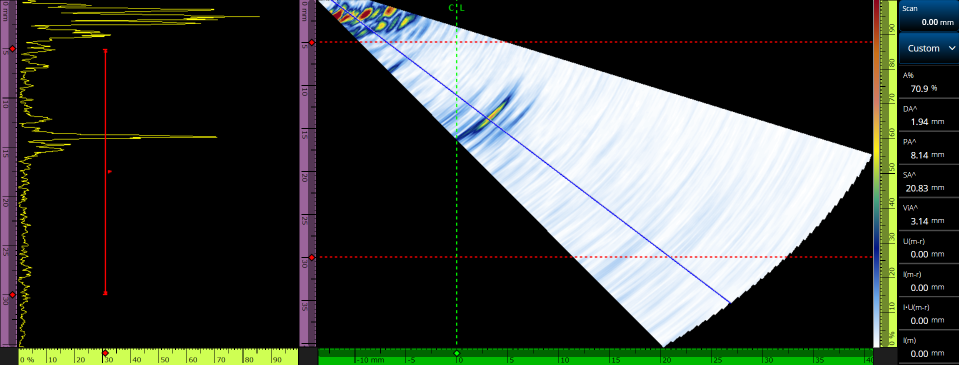
#> input picture dataset/raw_images/train/BI19-D3.png, 1918 x 730 px, found by its file name (shown at 1/2 size)
$ python preprocess.py
#> lines starting #> are read from the running program, lines starting #| are printed output that depends on the picture; after the words box and inside, x2 and y2 are one past the last pixel; in counts of white or black regions, pixels touching at a corner belong together
import cv2
import numpy as np
import os

src = cv2.imread(r"C:\Users\adity\FSW_Defect_Detection\dataset\internal_defects\raw_images\train\BI19-D3.png")
#> src is the input picture: shape (730, 1918, 3); mean B, G, R 62.3, 67.6, 62.1

if src is None:
    raise ValueError(f"Could not load image.")

height, width = src.shape[:2]
#> height = 730; width = 1918

src = src[
    0:src.shape[0]-34,
    0:src.shape[1]-170
]
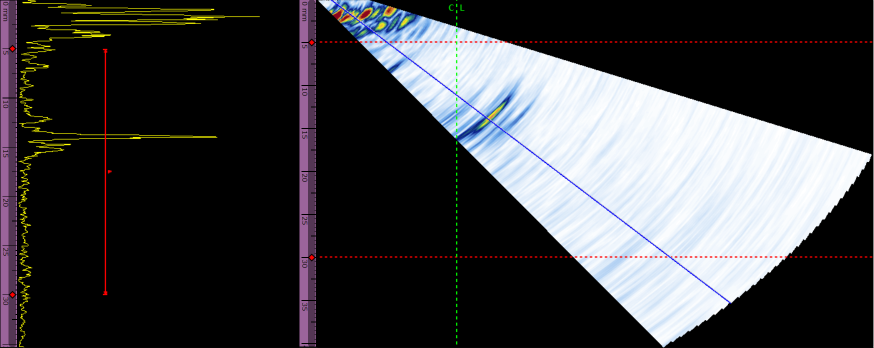
#> src: shape (696, 1748, 3) (shown at 1/2 size); mean B, G, R 66.7, 63.9, 63.7

gray = cv2.cvtColor(
    src,
    cv2.COLOR_BGR2GRAY
)
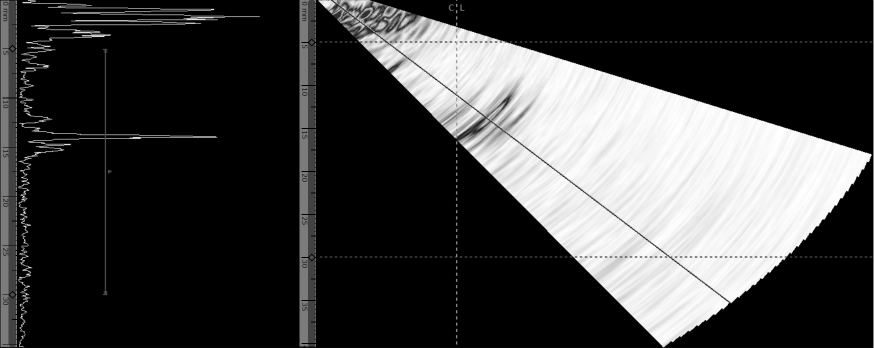
#> gray: shape (696, 1748) (shown at 1/2 size); min 0, max 255, mean 64.1

blurred = cv2.GaussianBlur(
    gray,
    (5, 5),
    1.5
)

clahe = cv2.createCLAHE(
    clipLimit=1.0,
    tileGridSize=(8, 8)
)

enhanced = clahe.apply(
    blurred
)
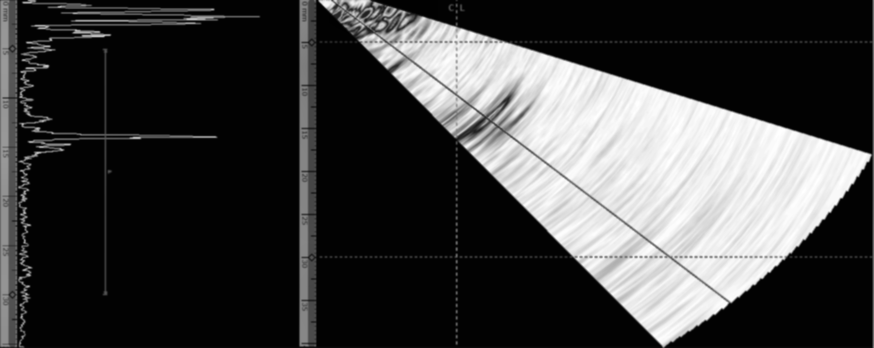
#> enhanced: shape (696, 1748) (shown at 1/2 size); min 1, max 255, mean 64.2

_, thresh = cv2.threshold(
    enhanced,
    0,
    255,
    cv2.THRESH_BINARY + cv2.THRESH_OTSU
)
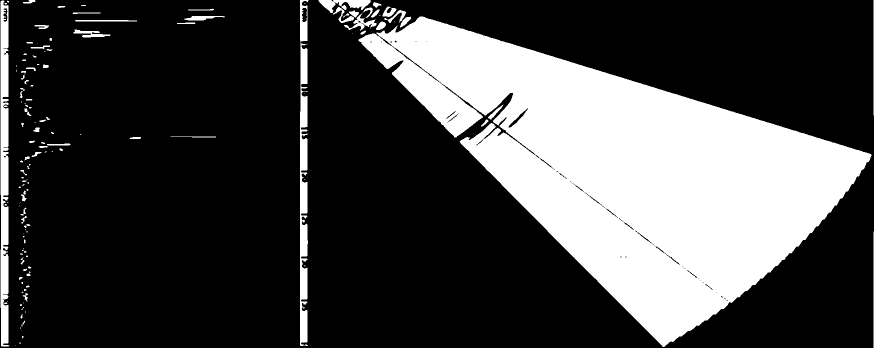
#> thresh: shape (696, 1748) (shown at 1/2 size); 26.4% white; 141 white regions (68 under 20 px)

contours, _ = cv2.findContours(
    thresh,
    cv2.RETR_EXTERNAL,
    cv2.CHAIN_APPROX_SIMPLE
)
#> contours = 141 contours, 92 with area under 20; largest, box (x1, y1, x2, y2) and area: (717, 33, 1743, 694) 292919, (1, 1, 19, 693) 9278, (600, 0, 617, 692) 7818, (637, 0, 742, 26) 1227, (688, 15, 753, 61) 662

if len(contours) == 0:
    raise RuntimeError(
        "No contours found"
    )

largest = max(
    contours,
    key=cv2.contourArea
)
#> largest = contour of 1355 points, box (x1, y1, x2, y2) (717, 33, 1743, 694), area 292919

hull = cv2.convexHull(
    largest
)
#> hull = contour of 36 points, box (x1, y1, x2, y2) (717, 33, 1743, 694), area 299364

area, triangle = cv2.minEnclosingTriangle(
    hull
)
#> area = 316983; triangle = [[1347.2, 716.2], [1788.7, 322], [591.8, -45.22]]

triangle = triangle.reshape(
    3,
    2
)

triangle = np.int32(
    triangle
)
#> triangle = [[1347, 716], [1788, 321], [591, -45]]

triangle = triangle[
    np.argsort(
        triangle[:, 1]
    )
]
#> triangle = [[591, -45], [1788, 321], [1347, 716]]

top = triangle[0]
#> top = [591, -45]

bottom = triangle[1:]
#> bottom = [[1788, 321], [1347, 716]]

bottom = bottom[
    np.argsort(
        bottom[:, 0]
    )
]
#> bottom = [[1347, 716], [1788, 321]]

V1 = tuple(top)         # Apex
#> V1 = (591, -45)
V2 = tuple(bottom[0])   # Bottom Left
#> V2 = (1347, 716)
V3 = tuple(bottom[1])   # Bottom Right
#> V3 = (1788, 321)

# We only calculate vertices once as all the images are of same composition, hence we need not compute them again and again for every image

def warp_to_paper_triangle(
    img,
    V1, V2, V3,
    output_width=469,
    output_height=252
):
    """
    V1 = (637, 0)      # Top left
    V2 = (1327, 692)     # Bottom Left
    V3 = (1743, 309)     # Bottom Right
    """
    src_pts = np.float32([V1, V2, V3])

    dst_pts = np.float32([
        [234, 1],
        [1, 251],
        [468, 251]
    ])

    M = cv2.getAffineTransform(
        src_pts,
        dst_pts
    )

    warped = cv2.warpAffine(
        img,
        M,
        (output_width, output_height),
        flags=cv2.INTER_CUBIC
    )

    # trianglular mask

    mask = np.zeros(
        (output_height, output_width),
        dtype=np.uint8
    )

    triangle = np.array([
        [234, 1],
        [1, 251],
        [468, 251]
    ], dtype=np.int32)

    cv2.fillPoly(
        mask,
        [triangle],
        255
    )

    warped_masked = cv2.bitwise_and(
        warped,
        warped,
        mask=mask
    )

    remove_triangle = np.array([
        [234, 1],    # top
        [198, 40],   # bottom left
        [271, 40]    # bottom right
    ], dtype=np.int32)

    remove_mask = np.zeros(
        (output_height, output_width),
        dtype=np.uint8
    )

    cv2.fillPoly(
        remove_mask,
        [remove_triangle],
        255
    )
    warped_masked[remove_mask == 255] = 0

    return warped_masked


def process_dataset(
    source_root,
    destination_root
):

#> called with source_root = 'dataset\\internal_defects\\raw_images', destination_root = 'dataset\\internal_defects\\images'
    valid_extensions = (".png", ".jpg", ".jpeg", ".bmp", ".tif", ".tiff")

    for root, dirs, files in os.walk(source_root):

        relative_path = os.path.relpath(
            root,
            source_root
        )

        save_dir = os.path.join(
            destination_root,
            relative_path
        )

        os.makedirs(
            save_dir,
            exist_ok=True
        )

        for file in files:

            if not file.lower().endswith(valid_extensions):
                continue

            img_path = os.path.join(
                root,
                file
            )

            img = cv2.imread(img_path)

            if img is None:
                print(f"Could not read: {img_path}")
                continue

            img = img[
                0:img.shape[0]-34,
                0:img.shape[1]-170
            ]

            warped = warp_to_paper_triangle(img, V1, V2, V3)

            save_path = os.path.join(
                save_dir,
                file
            )

            cv2.imwrite(
                save_path,
                warped
            )

            print(f"Saved: {save_path}")
#> pass 2 of the loop in process_dataset, `for root, dirs, files in os.walk(source_root):`:
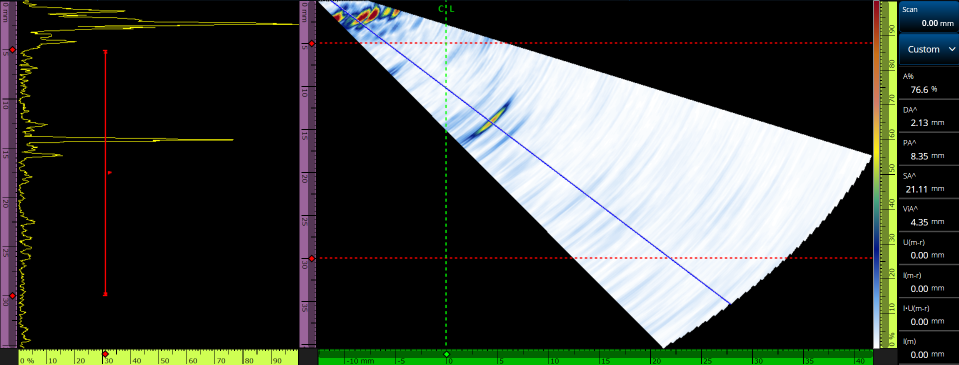
#> input picture dataset/raw_images/train/BI11-D2.png, 1918 x 730 px (shown at 1/2 size)
#> in process_dataset, img is the input picture: shape (730, 1918, 3); mean B, G, R 62.7, 67.6, 62.8
#> in process_dataset, `img = img[ 0:img.shape[0]-34, 0:img.shape[1]-170 ]`:
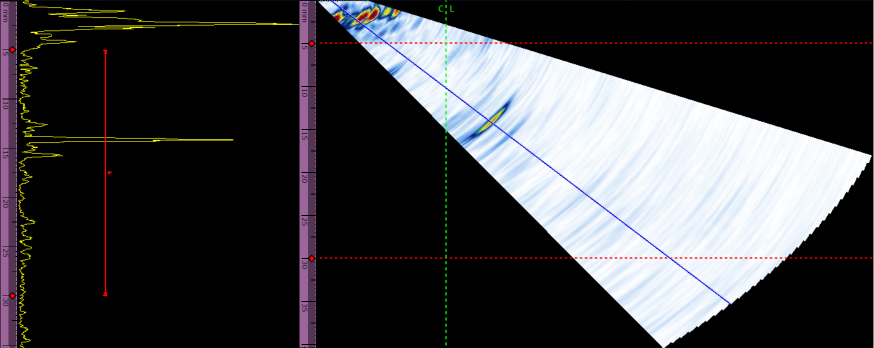
#> img: shape (696, 1748, 3) (shown at 1/2 size); mean B, G, R 67.2, 64.5, 64.7
#> src_pts = [[591, -45], [1347, 716], [1788, 321]]
#> M = [[0.415, -0.719, -43.75], [0.156, 0.174, -83.2]]
#> mask: shape (252, 469); 49.8% white; 1 white region, box (x1, y1, x2, y2) and area: (1, 1, 469, 252) 58860
#> remove_mask: shape (252, 469); 1.3% white; 1 white region, box (x1, y1, x2, y2) and area: (198, 1, 272, 41) 1500
#> in warp_to_paper_triangle, `warped_masked[remove_mask == 255] = 0`:
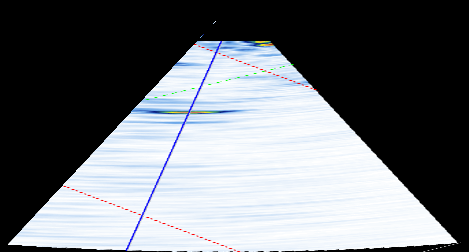
#> warped_masked: shape (252, 469, 3); mean B, G, R 117.1, 112.5, 108.9


SOURCE_ROOT = r"dataset\internal_defects\raw_images"
DESTINATION_ROOT = r"dataset\internal_defects\images"

process_dataset(SOURCE_ROOT, DESTINATION_ROOT)

print("\nProcessing Complete.")
